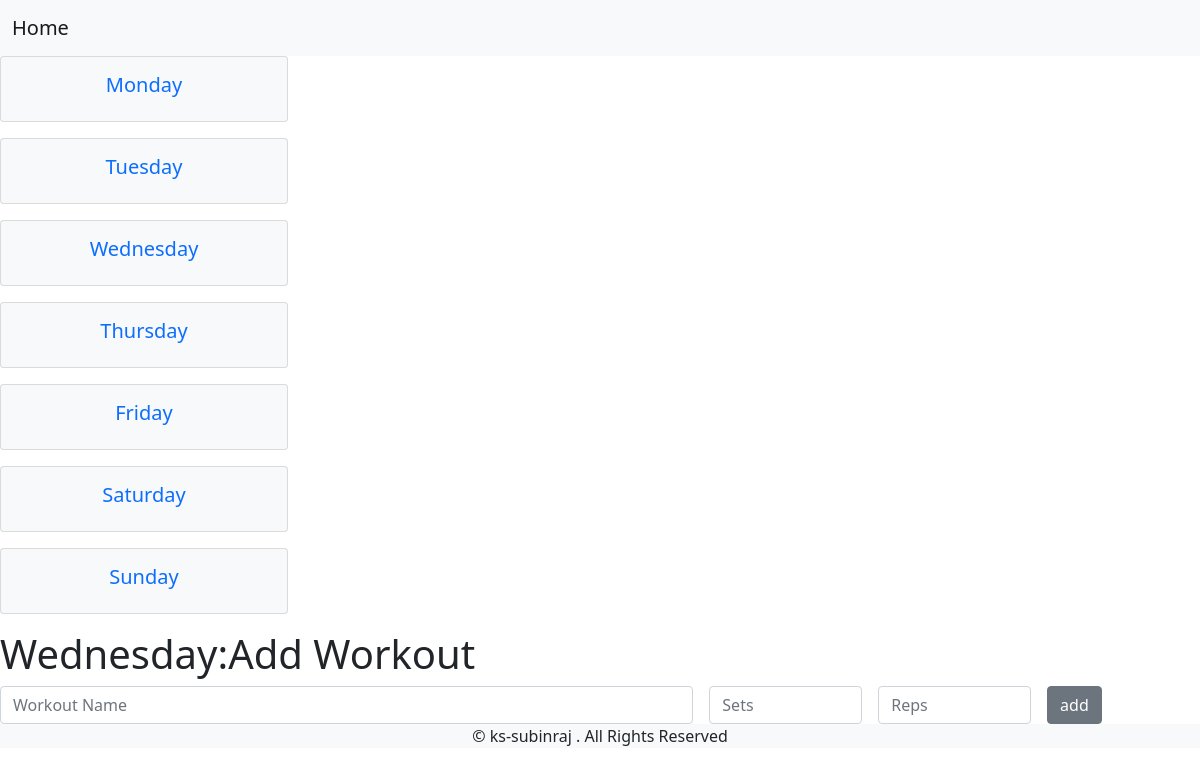
Page /wednesday on the earlier database version.
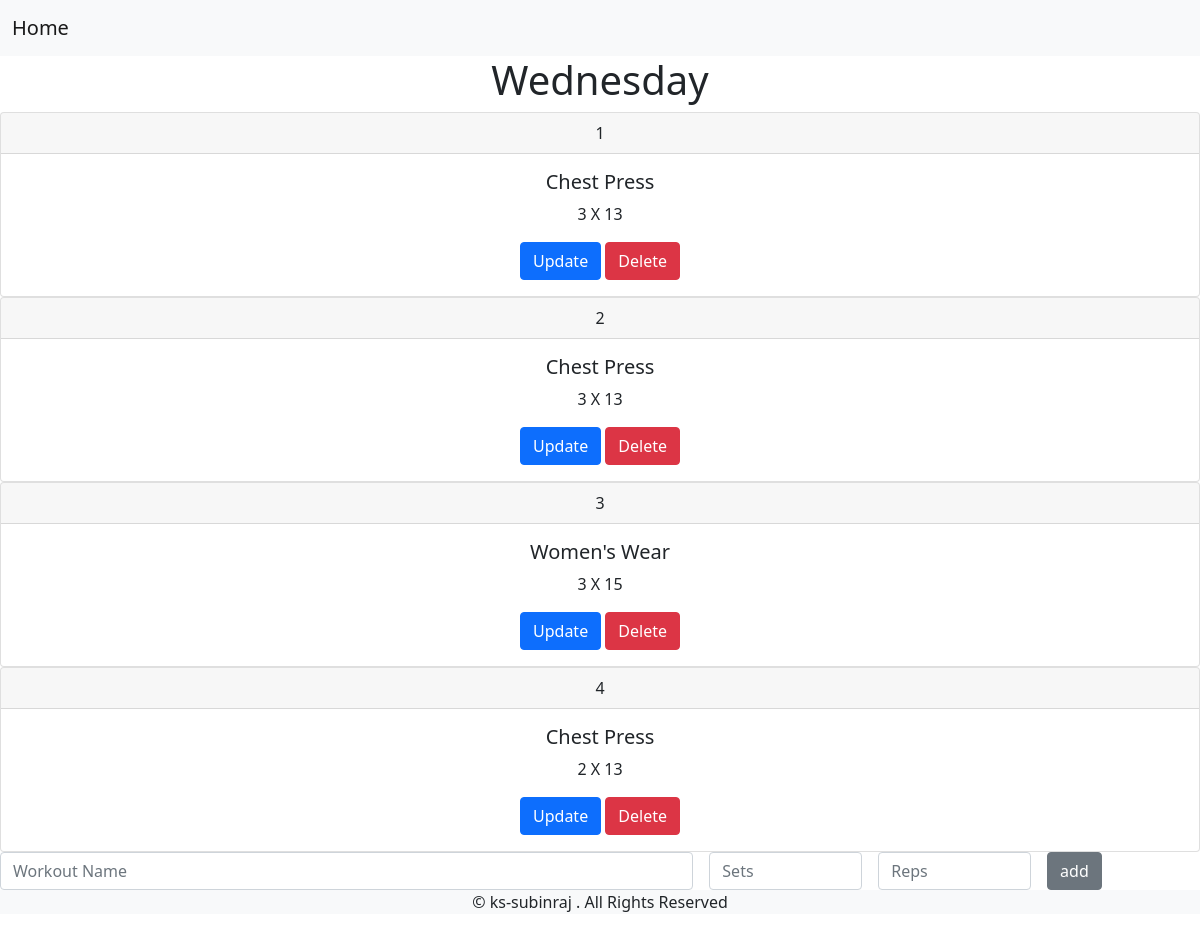
Same page on the later database version.
### fitapp/models.py (models this page shows)
class Workout(models.Model):
    Monday = 'monday'
    Tuesday = 'tuesday'
    Wednesday = 'wednesday'
    Thursday = 'thursday'
    Friday = 'friday'
    Saturday = 'saturday'
    Sunday = 'sunday'
    DAY_CHOICES = [
        (Monday, 'Monday'),
        (Tuesday, 'Tuesday'),
        (Wednesday, 'Wednesday'),
        (Thursday, 'Thursday'),
        (Friday, 'Friday'),
        (Saturday, 'Saturday'),
        (Sunday, 'Sunday')
    ]
    Day = models.CharField(
        max_length=10,
        choices=DAY_CHOICES,
        default=1,
    )
    slug = models.SlugField(max_length=100)
    name = models.CharField(max_length=100)
    sets = models.IntegerField(default=3)
    reps = models.IntegerField(default=15)

### fitapp/views.py (the view)
# urls.py: path('',views.main_page_view,name='main_page'),
def main_page_view(request,slug=None):
    obj = None
    if slug is not None:
        obj = Workout.objects.all().filter(slug=slug)
    return render(request,'main_page.html',{'obj':obj,'slug':slug})

### templates/main_page.html (shortened to what this page needs)
{% extends 'base.html' %}
{% block content %}
{% if obj %}
<h1 class="text-center">{{slug|title}}</h1>
{% for i in obj %}
<div class="card text-center">
  <div class="card-header">
    {{ forloop.counter }}
  </div>
  <div class="card-body">
    <h5 class="card-title">{{i.name}}</h5>
    <p class="card-text">{{i.sets}} X {{i.reps}}</p>
    <a href="{% url 'fitapp:update' i.id %}" class="btn btn-primary">Update</a>
    <a href="{% url 'fitapp:delete' i.id %}" class="btn btn-danger">Delete</a>
  </div>
</div>
{% endfor %}
{% else %}
<div class="card text-dark bg-light mb-3" style="max-width: 18rem;">
  <div class="card-body">
    <h5 class="card-title text-center"><a style="text-decoration:none;" href={% url 'fitapp:main_page_view' 'monday' %}>Monday</a></h5>
  </div>
</div>
<div class="card text-dark bg-light mb-3" style="max-width: 18rem;">
  <div class="card-body">
    <h5 class="card-title text-center"><a style="text-decoration:none;" href={% url 'fitapp:main_page_view' 'tuesday' %}>Tuesday</a></a></h5>
  </div>
</div>
<div class="card text-dark bg-light mb-3" style="max-width: 18rem;">
  <div class="card-body">
    <h5 class="card-title text-center"><a style="text-decoration:none;" href={% url 'fitapp:main_page_view' 'wednesday' %}>Wednesday</a></a></h5>
  </div>
</div>
<div class="card text-dark bg-light mb-3" style="max-width: 18rem;">
  <div class="card-body">
    <h5 class="card-title text-center"><a style="text-decoration:none;" href={% url 'fitapp:main_page_view' 'thursday' %}>Thursday</a></a></h5>
  </div>
</div>
<div class="card text-dark bg-light mb-3" style="max-width: 18rem;">
  <div class="card-body">
    <h5 class="card-title text-center"><a style="text-decoration:none;" href={% url 'fitapp:main_page_view' 'friday' %}>Friday</a></a></h5>
  </div>
</div>
<div class="card text-dark bg-light mb-3" style="max-width: 18rem;">
  <div class="card-body">
    <h5 class="card-title text-center"><a style="text-decoration:none;" href={% url 'fitapp:main_page_view' 'saturday' %}>Saturday</a></a></h5>
  </div>
</div>
<div class="card text-dark bg-light mb-3" style="max-width: 18rem;">
  <div class="card-body">
    <h5 class="card-title text-center"><a style="text-decoration:none;" href={% url 'fitapp:main_page_view' 'sunday' %}>Sunday</a></a></h5>
  </div>
</div>
{% if slug %}
<h1>{{slug|title}}:Add Workout</h1>
<form action="{% url 'fitapp:add_workout' %}" method="post" enctype="multipart/form-data">
<div class="row g-3">
  <div class="col-sm-7">
    <input type="text" name='name' class="form-control" placeholder="Workout Name" aria-label="Workout Name">
  </div>
  <div class="col-sm">
    <input type="text" name='sets' class="form-control" placeholder="Sets" aria-label="Sets">
  </div>
  <div class="col-sm">
    <input type="text" name='reps' class="form-control" placeholder="Reps" aria-label="Reps">
  </div>
  <div class="col-sm">
    <input class="btn btn-secondary" type='submit' value='add'>
  </div>
</div>
</form>
{% endif %}
{% endif %}
{% if obj %}
<form action="{% url 'fitapp:add_workout' %}" method="post" enctype="multipart/form-data">
<div class="row g-3">
  <div class="col-sm-7">
    <input type="text" name='name' class="form-control" placeholder="Workout Name" aria-label="Workout Name">
  </div>
  <div class="col-sm">
    <input type="text" name='sets' class="form-control" placeholder="Sets" aria-label="Sets">
  </div>
  <div class="col-sm">
    <input type="text" name='reps' class="form-control" placeholder="Reps" aria-label="Reps">
  </div>
  <div class="col-sm">
    <input class="btn btn-secondary" type='submit' value='add'>
  </div>
</div>
</form>
{% endif %}
{% endblock %}

### templates/base.html (shortened to what this page needs)
<!DOCTYPE html>
<html lang="en">
<head>
    <link href="https://cdn.jsdelivr.net/npm/bootstrap@5.0.0-beta2/dist/css/bootstrap.min.css" rel="stylesheet">
</head>
<body>
    {% include 'navbar.html' %}
    {% block content %}{% endblock %}
    {% include 'footer.html' %}
</body>
</html>

### templates/navbar.html (shortened to what this page needs)
  <nav class="navbar navbar-expand-lg navbar-light bg-light">
    <div class="container-fluid">
      <a class="navbar-brand" href="{% url 'fitapp:main_page' %}">Home</a>
  </nav>

### templates/footer.html
<div class="footer navbar-fixed-bottom my_footer bg-light">
	<p class="text-center">&copy; ks-subinraj . All Rights Reserved</p>
</div>

Differences in the rows shown:
added Workout: name "Chest Press", sets "3", reps "13"
added Workout: name "Chest Press", sets "3", reps "13"
added Workout: name "Women's Wear", sets "3", reps "15"
added Workout: name "Chest Press", sets "2", reps "13"
Other differences:
{{ slug|title }}: (not shown) → "Wednesday"
form field value: (not shown) → "add"
{{ slug|title }}: "Wednesday" → (not shown)
form field value: "add" → (not shown)
text no longer shown: "Monday Tuesday Wednesday Thursday Friday Saturday Sunday :Add Workout"
